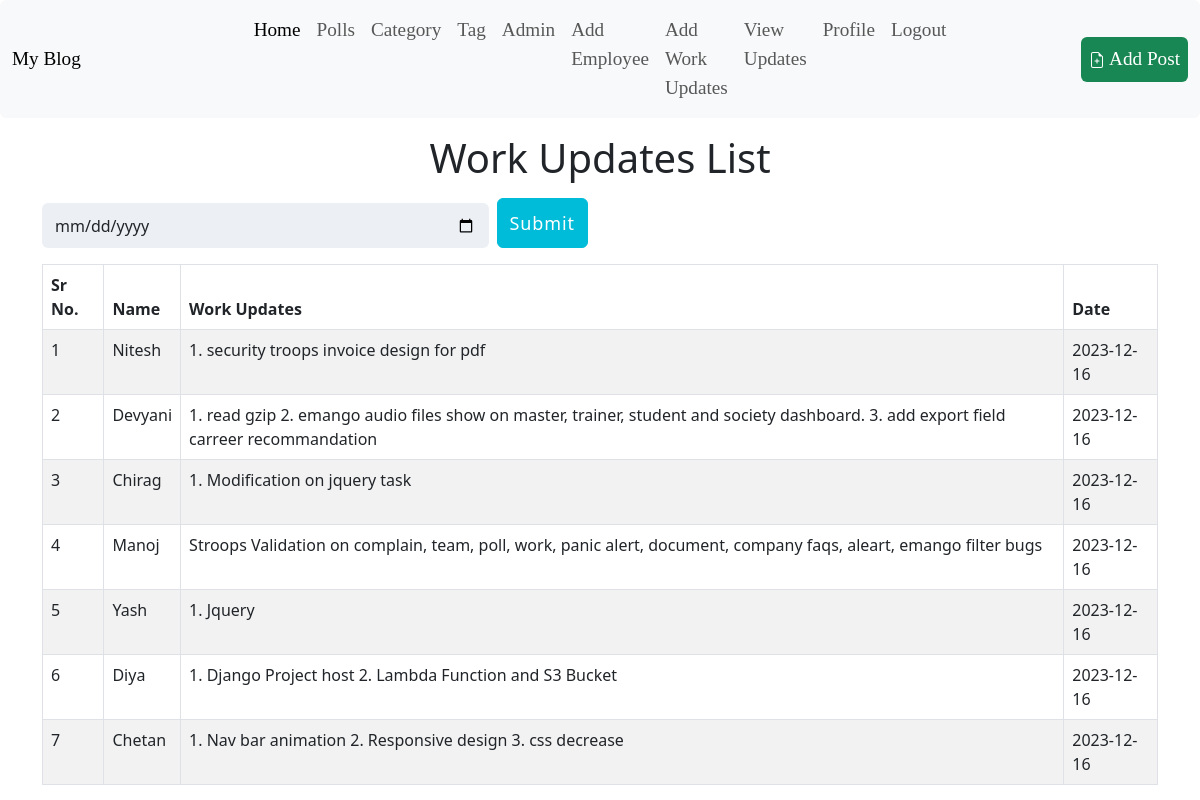
/updates/ (signed in), run on the app's committed database.
### blog/models.py (models this page shows, shortened)
class WorkUpdate(models.Model):
    employee = models.ForeignKey(Employee, on_delete=models.PROTECT, related_name='employees')
    details = models.TextField()
    created = models.DateTimeField(auto_now_add=True)

class Employee(models.Model):
    name = models.CharField(max_length=160)
    created = models.DateTimeField(auto_now_add=True)

### blog/views.py (the view)
# urls.py: path("updates/", views.Updates, name="updates"),
def Updates(request):
    if request.GET.get('date'):
        date = datetime.strptime(request.GET.get('date'), "%Y-%m-%d").date()
        updates = WorkUpdate.objects.filter(created__date=date).order_by('-id')
    else:
        updates = WorkUpdate.objects.all().order_by('-id')
    paginator = Paginator(updates, 10)
    page_number = request.GET.get('page',1)
    count = (int(page_number) * 10) - 10
    try:
        list = paginator.page(page_number)
    except PageNotAnInteger:
        list = paginator.page(1)
    except EmptyPage:
        list = paginator.page(paginator.num_pages)
    return render(request, 'blog/view-updates.html', {'updates':list,'count':count,'page_obj':list})

### blog/templatetags/customtags.py (called while the page is built)
@register.filter
def employees(data):
    return Employee.objects.all()

### blog/templates/blog/view-updates.html (shortened to what this page needs)
{% extends 'blog/base.html' %}
{% block content %}
<div class="container">
    <h1 class="text-center text-orange mt-3">Work Updates List</h1>
    <div class="row mt-3">
        <div class="col-md-6">
            <form method="get"class="d-flex">
                <input type="date" name="date" id="selected-date" class="form-control" placeholder="search here">
                <button type="submit" class="btn btn-primary ms-2">Submit</button>
            </form>
        </div>
    </div>
    <div class="table-responsive">
        <table id="school-data" class="mt-3 table table-striped table-bordered" style="width:100%">
            <thead>
                <tr>
                    <th scope="col">Sr No.</th>
                    <th scope="col">Name</th>
                    <th scope="col">Work Updates</th>
                    <th scope="col">Date</th>
                </tr>
            </thead>
            <tbody>
                {% for i in updates %}
                    <tr>
                        <td>{{forloop.counter|add:count}}</td>
                        <td>{{i.employee.name}}</td>
                        <td>{{i.details}}</td>
                        <td>{{i.created|date:'Y-m-d'}}</td>
                    </tr>
                {% endfor %}
            </tbody>
        </table>
    </div>
</div>
{% endblock %}

### blog/static/css/blog.css (style rules this page uses)
body { font-family:'Segoe UI', Tahoma, Geneva, Verdana, sans-serif; }
.form-control { margin-top: 5px; background: #ecf0f4; border-color: transparent; font-size: 16px; -webkit-transition: all 0.3s ease-in-out; -moz-transition: all 0.3s ease-in-out; -o-transition: all 0.3s ease-in-out; transition: all 0.3s ease-in-out; }
.btn { padding: .657rem .75rem; font-size: 18px; letter-spacing: 0.050em; -webkit-transition: all 0.3s ease-in-out; -moz-transition: all 0.3s ease-in-out; -o-transition: all 0.3s ease-in-out; transition: all 0.3s ease-in-out; }
.btn-primary { color: #fff; background-color: #00bcd9; border-color: #00bcd9; }

### data on the page
WorkUpdate: employee.name "Nitesh", details "1. security troops invoice design for pdf", created "2023-12-16"
WorkUpdate: employee.name "Devyani", details "1. read gzip 2. emango audio files show on master, trainer, student and society dashboard. 3. add export field carreer recommandation", created "2023-12-16"
WorkUpdate: employee.name "Chirag", details "1. Modification on jquery task", created "2023-12-16"
WorkUpdate: employee.name "Manoj", details "Stroops Validation on complain, team, poll, work, panic alert, document, company faqs, aleart, emango filter bugs", created "2023-12-16"
WorkUpdate: employee.name "Yash", details "1. Jquery", created "2023-12-16"
WorkUpdate: employee.name "Diya", details "1. Django Project host 2. Lambda Function and S3 Bucket", created "2023-12-16"
WorkUpdate: employee.name "Chetan", details "1. Nav bar animation 2. Responsive design 3. css decrease", created "2023-12-16"
